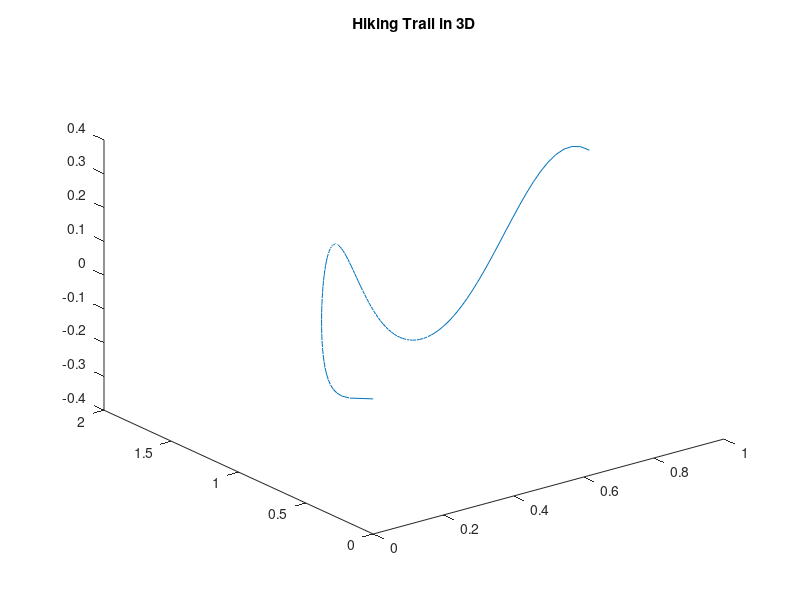

MATLAB code for this plot:
%% Problem 3
% Jean-Christophe Perrin
% 2018 February 26

clear all;
clc;

%% Given
% How long does it take to climb a mountain? Let
% $$ z(x, y) = -0.1e^{y-(x-1)^2}sin(3\pi y/_2) $$

z_formula = @(x, y) -0.1.*exp(y-(x-1).^2).*sin(3*pi/2.*y);

%%
% The X and Y values of the different steps are given in the file
% hiking_trail.mat.

load hiking_trail.mat

%%
% Assume that your velocity is given by 
% $$ v = e^{-m} $$
% where $m$ is the slope.

vel = @(m) exp(-m);

%% Solve
% Assume that the travel time is given by:
% $$ t = \Sigma \frac{\sqrt{\Delta x^2+\Delta y^2 + \Delta z^2}}{e^{-m}} $$
% First thing to do is to solve for the z values at any $(x, y)$ pair.

Z = z_formula(X, Y);

%%
% Now we can calculate the finite differences of X, Y, and Z.

stepX = X(2:end)- X(1:end-1);
stepY = Y(2:end)- Y(1:end-1);
stepZ = Z(2:end)- Z(1:end-1);

%%
% Once we have the finite differences in each of the vectors we can
% calculate a linear approximation of the slop at each step.
%
% $$ m = \frac{rise}{run} = \frac{\Delta z}{\sqrt{\Delta X^2 + \Delta y^2}}
% $$

stepS = sqrt(stepX.^2 + stepY.^2);  % chord length at each step
stepSlope = stepZ ./ stepS;

%%
% Now that we have the slope we can calculate the velocity at each step.

stepVelocity = exp(-stepSlope);

%%
% The total distance traveled on each step is the 3D pythagorean theorum.

stepDistance = sqrt(stepX.^2+stepY.^2+stepZ.^2);

%%
% The velocity of a point is defined as:
% $$ v = \frac{dist}{time} $$
% Rearranging:
% $$ t = \Sigma \frac{\Delta X}{\Delta v} $$

stepTime = stepDistance ./ stepVelocity;
time = sum(stepTime);

display(time);

%%
% Unfortunately, because we are not given any units for this problem we
% can't verify if this generally makes sense as an answer. Instead, let's
% make some pretty pictures.

%% Bird's Eye View
plot(X, Y);
title('Birds Eye view of the trail');

%% 3D Plot
plot3(X, Y, Z);
title('Hiking Trail in 3D');

